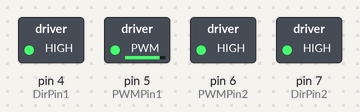
Bench run of a sketch on a simulated Arduino Uno, built with avr-gcc and run on an emulated ATmega328P. On the bench: switched loads named in the sketch (green lamp = pin HIGH).

Above: at 0.05 s.
At 1.95 s:
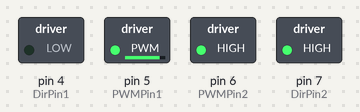
At 4.05 s:
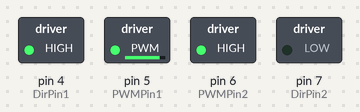
At 4.85 s:
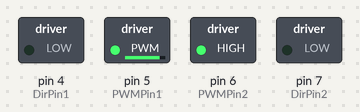
At 9.7 s:
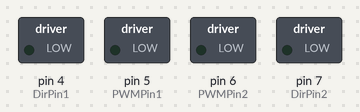
Timing chart, 0 to 12.7 s (numbered marks = the images above):
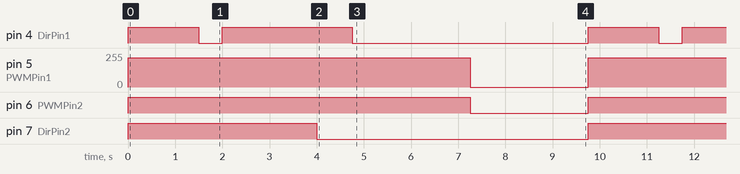

Measured:
- by itself, pin 4 (DirPin1): repeats every 9.8 s: LOW 0.50 s, HIGH 2.8 s, LOW 5.0 s, HIGH 1.5 s
- by itself, pin 5 (PWMPin1): alternates 220/255 for 7.3 s and 0/255 for 2.5 s
- by itself, pin 6 (PWMPin2): alternates HIGH for 7.3 s and LOW for 2.5 s
- by itself, pin 7 (DirPin2): alternates HIGH for 4.0 s and LOW for 5.8 s

The sketch:

Challenge_8.ino
```cpp
// initailize the two PWM pins to control speed for two motors
int PWMPin1 = 5;
int PWMPin2 = 6;

// initailize direction pins
int DirPin1 = 4;
int DirPin2 = 7;

// function prototypes for the 5 function we need to create
void Forward(int);
void Reverse(int);
void turnRight(int);
void turnLeft(int);
void Stop(int);

void setup()
{
  // set the pin mode for each of the digital pins of the Arduino
  // that are used to control speed and direction.
  pinMode(PWMPin1, OUTPUT);
  pinMode(PWMPin2, OUTPUT);
  pinMode(DirPin1, OUTPUT);
  pinMode(DirPin2, OUTPUT);
}

void loop()
{

  // move forward for 1500ms
  Forward(1500);
  // turn right for 500ms
  turnRight(500);
  // move forward for 2000ms
  Forward(2000);
  // turn left for 750ms
  turnLeft(750);
  // reverse for 2500ms
  Reverse(2500);
  // stop both motors for 2500ms
  Stop(2500);

}

// this is the Forward function
void Forward(int tdelay)
{
  /*
     sets DirPin1 to HIGH and PWMPin1 to 220 out of 255.
     I tweeked the PWMPin1 value to 220 rather then 255
     because the robot was turning left when it should be going
     straight. You may need to do the same to either PWMPin
     value.
  */
   digitalWrite(DirPin1, HIGH);
   analogWrite(PWMPin1, 220);
   // sets DirPin2 to HIGH and PWMPin2 to 255 out of 255.
   digitalWrite(DirPin2, HIGH);
   analogWrite(PWMPin2, 255);
   // delay for what ever integer value is passed into the
   // Forward function.
   delay(tdelay);
}

// this is the Reverse function
void Reverse(int tdelay)
{
   // sets DirPin1 to LOW and PWMPin1 to 220 out of 255.
   digitalWrite(DirPin1, LOW);
   analogWrite(PWMPin1, 220);
   // sets DirPin2 to LOW and PWMPin2 to 255 out of 255.
   digitalWrite(DirPin2, LOW);
   analogWrite(PWMPin2, 255);
   // delay for what ever integer value is passed into the
   // Reverse function.
   delay(tdelay);
}

// this is the turnRight function
void turnRight(int tdelay)
{
   // sets DirPin1 to LOW and PWMPin1 to 220 out of 255.
   digitalWrite(DirPin1, LOW);
   analogWrite(PWMPin1, 220);
   // sets DirPin2 to HIGH and PWMPin2 to 255 out of 255.
   digitalWrite(DirPin2, HIGH);
   analogWrite(PWMPin2, 255);
   // delay for what ever integer value is passed into the
   // turnRight function.
   delay(tdelay);
}

// this is the turnLeft function
void turnLeft(int tdelay)
{
   // sets DirPin1 to HIGH and PWMPin1 to 220 out of 255.
   digitalWrite(DirPin1, HIGH);
   analogWrite(PWMPin1, 220);
   // sets DirPin2 to LOW and PWMPin2 to 255 out of 255.
   digitalWrite(DirPin2, LOW);
   analogWrite(PWMPin2, 255);
   // delay for what ever integer value is passed into the
   // turnLeft function.
   delay(tdelay);
}

// this is the stop function
void Stop(int tdelay)
{
   // sets DirPin1 to LOW and PWMPin1 to 0 out of 255.
   digitalWrite(DirPin1, LOW);
   analogWrite(PWMPin1, 0);
   // sets DirPin2 to LOW and PWMPin2 to 0 out of 255.
   digitalWrite(DirPin2, LOW);
   analogWrite(PWMPin2, 0);
   // delay for what ever integer value is passed into the
   // Stop function.
   delay(tdelay);
}
```
